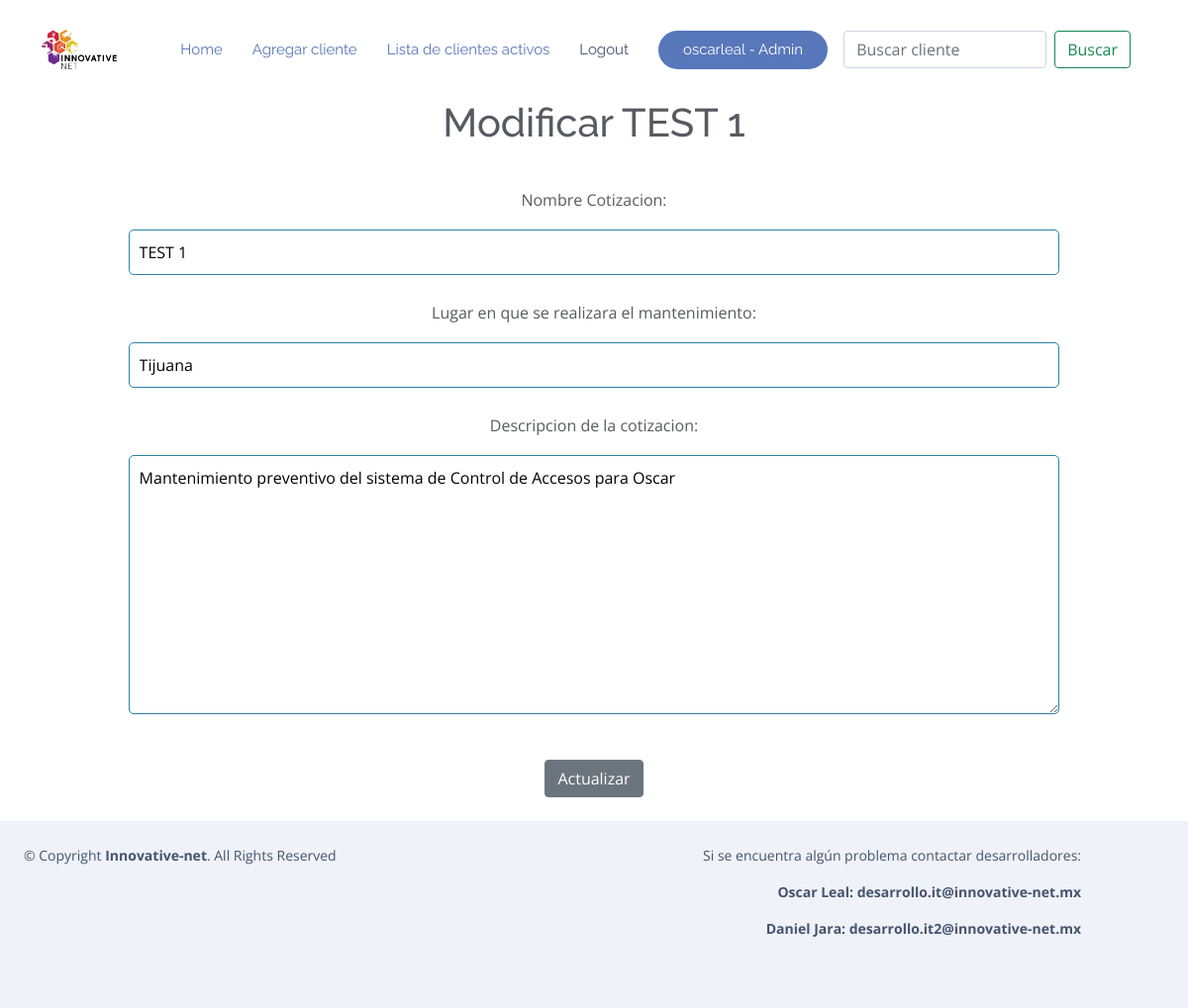
The app's page /modificar_cotizacion_ca/8 (signed in) with its own data.
### RPA/models.py (models this page shows, shortened)
class Cotizacion_CA(models.Model):
    num_list = [(1,"1"),(2,"2"),(3,"3"),(4,"4"),(6,"6")]
    cliente = models.ForeignKey(Cliente, on_delete=models.CASCADE, null=True, blank=True)
    titulo = models.CharField(verbose_name="Nombre Cotizacion", null=True, blank=True,max_length=200)
    lugar_de_mantenimiento = models.CharField('Lugar en que se realizara el mantenimiento',max_length
    =120,blank=True)
    descripcion_cotizacion = models.TextField('Descripcion de la cotizacion',blank=True)
    fecha = models.DateTimeField('Fecha de realizacion de la cotizacion',blank=True,null=True, default=datetime.now())
    periodoregular = models.IntegerField('Periodicidad regular de mmto al año',choices=num_list,null=True)
    preguntaperiodoadicional = models.BooleanField('Quieres agregar periodicidad adicional a la regular?',default=False)
    periodoadicional=models.IntegerField('Periodicidad adicional a la regular',choices=num_list,null=True,blank=True)
    mantenimientos = models.ManyToManyField(Nombre_servicio_CA,through="Mantenimiento_CA")
    def __str__(self):
        return str(self.titulo)
    class Meta:
        ordering = ['cliente']
        verbose_name_plural = "Cotizaciones CA"

### RPA/views.py (the view, shortened to what this page needs)
# urls.py: path('modificar_cotizacion_ca/<int:pk>', Modificar_Cotizacion_CA.as_view(), name='modificar_cotizacion_ca'),
class Modificar_Cotizacion_CA(LoginRequiredMixin, UpdateView):
    model = Cotizacion_CA
    object = "cotizacion_ca"
    fields = ['titulo', 'lugar_de_mantenimiento', 'descripcion_cotizacion']
    template_name = 'cotizacion_ca/modificar_cotizacion_ca.html'

### RPA/templates/cotizacion_ca/modificar_cotizacion_ca.html (shortened to what this page needs)
{% extends 'mantenimientos/base.html'%}
{% load static %}
{% block body %}
    <center>
            <h1> Modificar {{cotizacion_ca}} </h1>
            <br/>
            <form action="" method="POST">
                    {{ form.as_p }}
                    <br/>
                    <input type="submit" value="Actualizar" class="btn btn-secondary">
            </form>
            <br/>
    </center>
{% endblock %}

### RPA/templates/mantenimientos/base.html (shortened to what this page needs)
{% load static %}
<!DOCTYPE html>
<html lang="en">
<head>
  <link rel="stylesheet" href="https://stackpath.bootstrapcdn.com/bootstrap/4.5.0/css/bootstrap.min.css">
  <link href="{% static '\vendor\aos\aos.css' %}" rel="stylesheet">
  <link href="{% static '\vendor\bootstrap\css\bootstrap.min.css' %}" rel="stylesheet">
  <link href="{% static '\vendor\bootstrap-icons\bootstrap-icons.css' %}" rel="stylesheet">
  <link href="{% static '\vendor\boxicons\css\boxicons.min.css' %}" rel="stylesheet">
  <link href="{% static '\vendor\glightbox\css\glightbox.min.css' %}" rel="stylesheet">
  <link href="{% static '\vendor\swiper\swiper-bundle.min.css' %}" rel="stylesheet">
  <link href="{% static '\css\style.css' %}" rel="stylesheet">
</head>
<body style="padding-top: 70px;">
  <header id="header" class="fixed-top  header-transparent ">
    <div class="container d-flex align-items-center justify-content-between">
      <div class="logo">
        <a href="https://www.innovative-net.mx/"><img src="{% static '\assets\img\horizontal blanco.png' %}" alt="" class="img-fluid"></a>
      </div>
      <nav id="navbar" class="navbar">
        <ul>
          <li><a class="nav-link scrollto active" href="{% url 'home' %}">Home</a></li>
          <li><a class="nav-link scrollto active" href="{% url 'agregar_cliente' %}">Agregar cliente</a></li>
          <li><a class="nav-link scrollto active" href="{% url 'lista_clientes' %}">Lista de clientes activos</a></li>
          {% if request.user.is_authenticated %}
          <li><a class="nav-link scrollto" href="{% url 'logout' %}">Logout</a></li>
          {% if request.user.is_staff %}
              <li><a class="getstarted scrollto" href="{% url 'admin:index' %}" >{{request.user}} - Admin</a></li>
              {% else %}
              <li><a class="getstarted scrollto" href="" >{{request.user}}</a></li>
              {% endif %}
          {% else %}
          <li><a class="getstarted scrollto" href="{% url 'login'  %}" >Login</a></li>
          {% endif %}
        </ul>
        <form class="d-flex m-3" method="POST" action="{% url 'buscar_clientes' %}">
          <input class="form-control me-2" type="search" placeholder="Buscar cliente"
                 aria-label="Buscar cliente" name="searched">
          <button class="btn btn-outline-success" type="submit">
            Buscar
          </button>
        </form>
      </nav>
    </div>
  </header>
    <div class="container-fluid" style="margin-top: 30px;">
      {% block body %}
      {% endblock %}
    </div>
        <footer id="footer">
          <div class="row container py-4 ">
            <div class="col">
              <div class="copyright">
                &copy; Copyright <strong><span>Innovative-net</span></strong>. All Rights Reserved
              </div>
            </div>
            <div class="col container " style="text-align: right;">
              <p>Si se encuentra algún problema contactar desarrolladores:</p>
              <strong>
                <p>Oscar Leal: desarrollo.it@innovative-net.mx</p>
                <p>Daniel Jara: desarrollo.it2@innovative-net.mx</p>
              </strong>
            </div>
          </div>
        </footer>
</body>
        </html>

### RPA/static/css/style.css (style rules this page uses)
body { font-family: "Open Sans", sans-serif; color: #585a61; }
a { color: #5777ba; text-decoration: none; }
h1, h2, h3, h4, h5, h6 { font-family: "Raleway", sans-serif; }
#header { transition: all 0.5s; z-index: 997; transition: all 0.5s; padding: 15px 0; background: rgba(255, 255, 255, 0.95); }
#header.header-transparent { background: transparent; }
#header .logo img { margin: 0; max-height: 40px; }
.navbar { padding: 0; }
.navbar ul { margin: 0; padding: 0; display: flex; list-style: none; align-items: center; }
.navbar li { position: relative; }
.navbar a, .navbar a:focus { display: flex; align-items: center; justify-content: space-between; padding: 10px 0 10px 30px; font-family: "Raleway", sans-serif; font-size: 15px; color: #47536e; white-space: nowrap; transition: 0.3s; }
.navbar a:hover, .navbar .active, .navbar .active:focus, .navbar li:hover > a { color: #5777ba; }
.navbar .getstarted { background: #5777ba; color: #fff; padding: 12px 25px; margin-left: 30px; color: #fff; line-height: 1; border-radius: 50px; }
#footer { background: #fff; padding: 0 0 30px 0; color: #47536e; font-size: 14px; background: #eff2f8; }
#footer .copyright { text-align: center; float: left; color: #47536e; }

### RPA/templates/mantenimientos/base.html (style rules this page uses)
input[type=text], input[type=number], input[type=email], textarea { border: 1px solid #2a83a3; border-radius: 5px; padding: 10px; width: 80%; }
label { padding: 10px !important; display: block; }

### records on screen
Cotizacion_CA: titulo "TEST 1", lugar_de_mantenimiento "Tijuana", descripcion_cotizacion "Mantenimiento preventivo del sistema de Control de Accesos para Oscar"

### other values on screen
{{ request.user }} "oscarleal"
